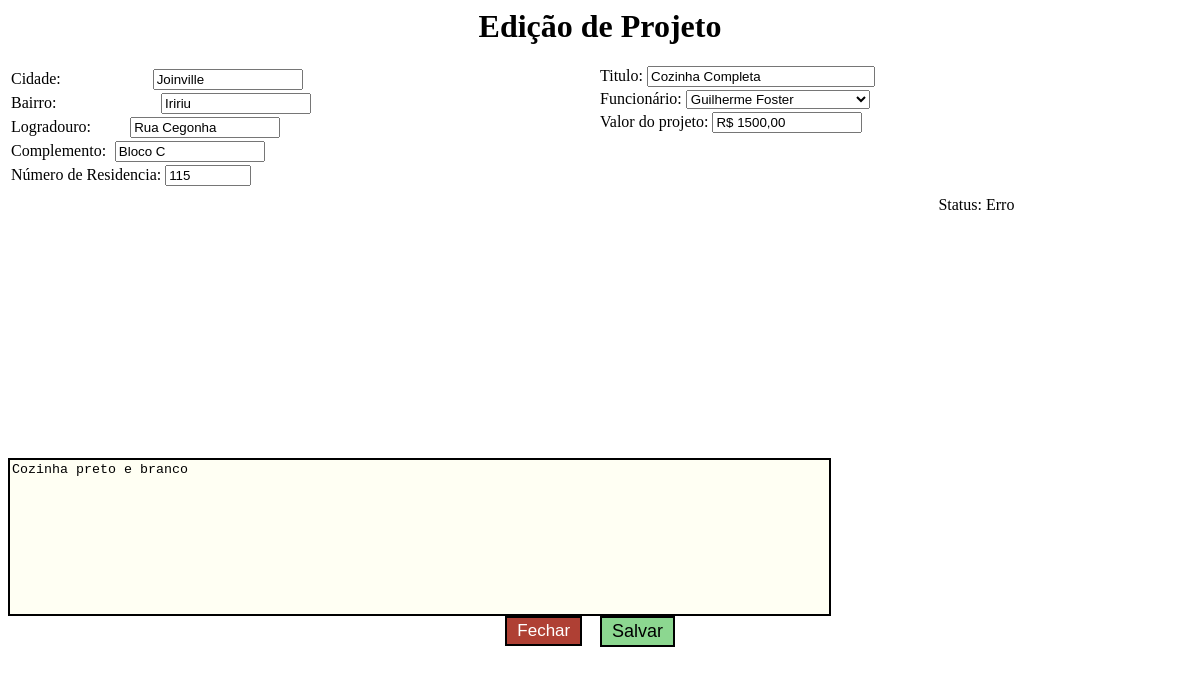
The page /sistema/projeto/modal/edicao_projeto.php?id=12 on the database its author committed.
### tables this page shows
CREATE TABLE `projetos` (
  `id` int(4) UNSIGNED ZEROFILL NOT NULL COMMENT 'Codigo de identificação de projetos.',
  `funcionarios_id` tinyint(2) UNSIGNED ZEROFILL NOT NULL COMMENT 'Código de identificação do funcionário.',
  `clientes_id` tinyint(3) UNSIGNED ZEROFILL NOT NULL COMMENT 'Código de identificação do cliente.',
  `status` tinyint(1) NOT NULL COMMENT 'Status em que se encontra o projeto:\n1 - Aguardando recolhimento de informações\n2 - Desenvolvimento pré-molde\n3 - Em produção\n4 - Projeto finalizado\n5 - Projeto concluido\n6 - Projeto cancelado',
  `titulo` varchar(45) NOT NULL COMMENT 'Titulo do projeto.',
  `bairro` varchar(20) NOT NULL COMMENT 'Bairro onde o cliente reside.',
  `logradouro` varchar(45) NOT NULL COMMENT 'Rua/Avenida que o cliente reside.',
  `numero` int(5) NOT NULL COMMENT 'Numero da casa da residencia do cliente.',
  `complemento` varchar(40) NOT NULL COMMENT 'Complemento da residencia do cliente.',
  `cidade` varchar(30) DEFAULT NULL COMMENT 'Cidade que o cliente reside.',
  `descricao` text COMMENT 'Descrição do projeto, onde é registrado as informações/descrições que o cliente repassa para o funcionário.',
  `valor` decimal(6,2) DEFAULT NULL
);

### adicionais/php/php_conversaovalor.php (called while the page is built, shortened)
<?php
function valorVirgula($valor) {
	if($valor==""){
		$valor_resultado = "";
	}else{
		$valor_alterado = explode(".", $valor);
		$valor_resultado = "R$ ".$valor_alterado[0] . "," . $valor_alterado[1];
	}
	return $valor_resultado;
}
?>

### adicionais/php/php_conversaostatus.php (called while the page is built, shortened)
<?php
  function projeto($status){
    switch($status){
      default:
        return "Erro";
        break;
    }
}
?>

### sistema/projeto/modal/edicao_projeto.php (the view, shortened to what this page needs)
<?php
include "../../../seguranca/bd/bd_conexao.php";
include "../../../adicionais/php/php_conversaostatus.php";
include "../../../adicionais/php/php_conversaovalor.php";
$projeto_id = $_GET['id'];
$sel_projeto = "SELECT projetos.funcionarios_id AS 'funcionarios_id', projetos.status, projetos.titulo, projetos.bairro, projetos.logradouro, projetos.numero, projetos.complemento, projetos.cidade, projetos.descricao, projetos.valor FROM projetos WHERE projetos.id='{$projeto_id}'";
$sel_projeto = $conexaobd->prepare($sel_projeto);
$sel_projeto->execute();
$dado_projeto = $sel_projeto->fetch(PDO::FETCH_ASSOC);
$sel_funcionario = "SELECT funcionarios.id, funcionarios.nome FROM funcionarios ORDER BY funcionarios.nome ASC";
$sel_funcionario = $conexaobd->prepare($sel_funcionario);
$sel_funcionario->execute();
$dado_funcionario = $sel_funcionario->fetchAll(PDO::FETCH_ASSOC);
switch ($dado_projeto['status']) {
case 5:
	$dado_projeto['status'] = "Projeto concluido";
	break;
}
?>
<link rel="stylesheet" href="layout\css\css_modalpersonalizado.min.css">
<div class="projeto-modal">
  <div class="projeto-modal-titulo">
    <h1>Edição de Projeto</h1>
  </div>
  <form class="projeto-modal-tabela" action="?pas=projeto&arq=operacoes" method="post">
    <div class="projeto-modal-tabela-esquerda">
      <div class="projeto-modal-tabela-esquerda-cidade">
        <label for="cidade">Cidade:</label>
        <input id="cidade" type="text" name="cidade" maxlength="30" value="<?php echo $dado_projeto['cidade'] ?>">
      </div>
      <div class="projeto-modal-tabela-esquerda-bairro">
        <label for="bairro">Bairro:</label>
        <input id="cidade" type="text" name="bairro" maxlength="20" value="<?php echo $dado_projeto['bairro'] ?>">
      </div>
      <div class="projeto-modal-tabela-esquerda-logradouro">
        <label for="logradouro">Logradouro:</label>
        <input id="logradouro" type="text" name="logradouro" maxlength="45" value="<?php echo $dado_projeto['logradouro'] ?>">
      </div>
      <div class="projeto-modal-tabela-esquerda-complemento">
        <label for="complemento">Complemento:</label>
        <input id="complemento" type="text" name="complemento" maxlength="40" value="<?php echo $dado_projeto['complemento'] ?>">
      </div>
      <div class="projeto-modal-tabela-esquerda-numero">
        <label for="numero">Número de Residencia:</label>
        <input id="numero" type="text" name="numero" maxlength="5" value="<?php echo $dado_projeto['numero'] ?>">
      </div>
    </div>
    <div class="projeto-modal-tabela-direta">
      <div class="projeto-modal-tabela-direta-titulo">
        <label for="titulo">Titulo:</label>
        <input id="titulo" type="text" name="titulo" maxlength="45" value="<?php echo $dado_projeto['titulo'] ?>">
      </div>
      <div class="projeto-modal-tabela-direta-funcionario">
        <label for="funcionario">Funcionário:</label>
        <select id="funcionario" name="funcionario">
          <?php
foreach ($dado_funcionario as $dado_funcionario) {
	if ($dado_funcionario['id'] == $dado_projeto['funcionarios_id']) {
		?>
              <option value="<?php echo $dado_funcionario['id']; ?>" selected><?php echo $dado_funcionario['nome']; ?></option>
              <?php
} else {
		?>
          <option value="<?php echo $dado_funcionario['id']; ?>"><?php echo $dado_funcionario['nome']; ?></option>
          <?php
}
}
?>
        </select>
      </div>
      <div class="projeto-modal-tabela-direta-valor">
        <label for="valor">Valor do projeto:</label>
        <input id="valor" type="text" name="valor" value="<?php echo valorVirgula($dado_projeto['valor']); ?>">
      </div>
      <div class="projeto-modal-tabela-direta-status">
        <span>
          Status: <?php echo projeto($dado_projeto['status']); ?>
        </span>
      </div>
    </div>
    <div class="projeto-modal-tabela-descricao">
      <textarea name="descricao" rows="10" cols="100"><?php echo $dado_projeto['descricao']; ?></textarea>
    </div>
    <div class="projeto-modal-tabela-botoes">
      <div class="projeto-modal-tabela-botoes-fechar">
				<a href="#close-modal" rel="modal:close">
					<button type="button" name="button">Fechar</button>
				</a>
      </div>
      <div class="projeto-modal-tabela-botoes-salvar">
        <button type="submit" name="button">Salvar</button>
      </div>
    </div>
  </form>
</div>

### rows shown on the page
projetos: cidade "Joinville", bairro "Iririu", logradouro "Rua Cegonha", complemento "Bloco C", numero "115", titulo "Cozinha Completa", valor "R$ 1500,00", descricao "Cozinha preto e branco"

### other values the page prints
projeto($dado_projeto['status']) "Erro"
form field funcionario "Guilherme Foster"
